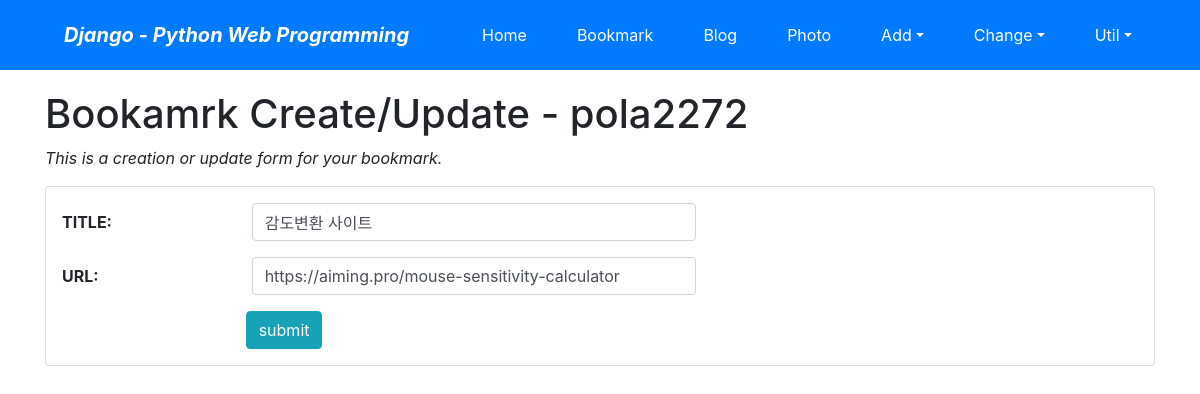
Page /bookmark/4/update/ (signed in) on the committed database.
### bookmark/models.py (models this page shows, shortened)
class Bookmark(models.Model):
    title = models.CharField('TITLE', max_length=100, blank=True)
    url = models.URLField('URL', unique=True)
    owner = models.ForeignKey(User, on_delete=models.CASCADE, blank=True, null=True)

### bookmark/views.py (the view)
# urls.py: path('<int:pk>/update/', views.BookmarkUpdateView.as_view(), name="update",),
class BookmarkUpdateView(OwnerOnlyMixin, UpdateView):
    model = Bookmark
    fields = ['title','url']
    success_url = reverse_lazy('bookmark:index')

### mysite/views.py (called while the page is built)
    def dispatch(self, request, *args, **kwargs):
        obj = self.get_object()
        if request.user != obj.owner:
            return self.handle_no_permission
        return super().dispatch(request, *args, **kwargs)

### bookmark/templates/bookmark/bookmark_form.html (shortened to what this page needs)
{%extends 'base.html' %}
{% load widget_tweaks %}
{% block content %}
    <h1>Bookamrk Create/Update - {{user}}</h1>
    <p class="font-italic">This is a creation or update form for your bookmark.</p>
    <form action="." method="post" class="card pt-3">{% csrf_token %}
        <div class="form-group row">
            {{ form.title|add_label_class:"col-form-label col-sm-2 ml-3 font-weight-bold" }}
            <div class="col-sm-5">
                {{ form.title|add_class:"form-control"|attr:"autofocus" }}
            </div>
        </div>
        <div class="form-group row">
            {{ form.url|add_label_class:"col-form-label col-sm-2 ml-3 font-weight-bold" }}
            <div class="col-sm-5">
                {{ form.url|add_class:"form-control"|attr:"autofocus" }}
            </div>
        </div>
        <div class="form-group">
            <div class="offset-sm-2 col-sm-5">
                <input type="submit" value="submit" class="btn btn-info"/>
            </div>
        </div>
    </form>
{% endblock %}

### rows in the picture
Bookmark: title|add_label_class "TITLE:", title "감도변환 사이트", url|add_label_class "URL:", url "https://aiming.pro/mouse-sensitivity-calculator"

### other values in the picture
{{ user }} "pola2272"
